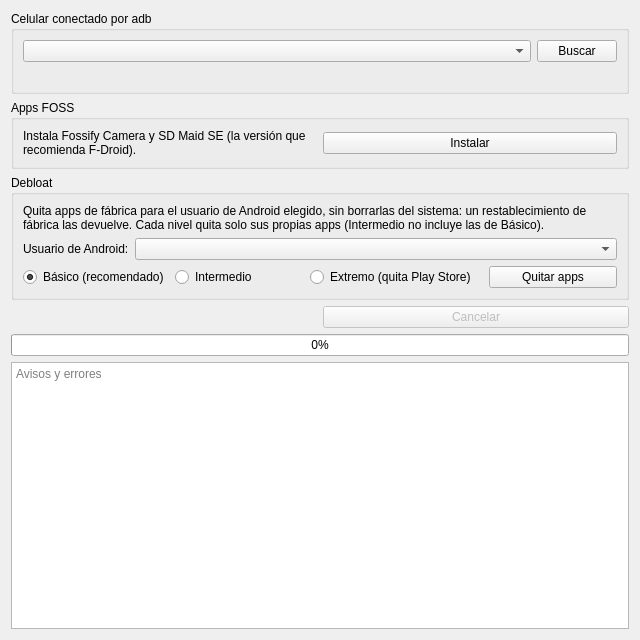
<?xml version="1.0" encoding="UTF-8"?>
<ui version="4.0">
 <class>PaginaAndroid</class>
 <widget class="QWidget" name="PaginaAndroid">
  <property name="geometry">
   <rect>
    <x>0</x>
    <y>0</y>
    <width>640</width>
    <height>640</height>
   </rect>
  </property>
  <property name="windowTitle">
   <string>Celular Android</string>
  </property>
  <layout class="QVBoxLayout" name="layoutPrincipal">
   <item>
    <widget class="QGroupBox" name="grupoCelular">
     <property name="title">
      <string>Celular conectado por adb</string>
     </property>
     <layout class="QVBoxLayout" name="layoutCelular">
      <item>
       <layout class="QHBoxLayout" name="layoutElegir">
        <item>
         <widget class="QComboBox" name="comboCelular">
          <property name="sizePolicy">
           <sizepolicy hsizetype="Expanding" vsizetype="Fixed">
            <horstretch>0</horstretch>
            <verstretch>0</verstretch>
           </sizepolicy>
          </property>
         </widget>
        </item>
        <item>
         <widget class="QPushButton" name="botonBuscar">
          <property name="primario" stdset="0">
           <bool>true</bool>
          </property>
          <property name="text">
           <string>Buscar</string>
          </property>
          <property name="icon">
           <iconset theme="view-refresh"/>
          </property>
         </widget>
        </item>
       </layout>
      </item>
      <item>
       <widget class="QLabel" name="etiquetaCelular">
        <property name="text">
         <string/>
        </property>
        <property name="wordWrap">
         <bool>true</bool>
        </property>
       </widget>
      </item>
     </layout>
    </widget>
   </item>
   <item>
    <widget class="QGroupBox" name="grupoApps">
     <property name="title">
      <string>Apps FOSS</string>
     </property>
     <layout class="QHBoxLayout" name="layoutApps">
      <item>
       <widget class="QLabel" name="etiquetaApps">
        <property name="text">
         <string>Instala Fossify Camera y SD Maid SE (la versión que recomienda F-Droid).</string>
        </property>
        <property name="wordWrap">
         <bool>true</bool>
        </property>
       </widget>
      </item>
      <item>
       <widget class="QPushButton" name="botonApps">
        <property name="text">
         <string>Instalar</string>
        </property>
        <property name="icon">
         <iconset theme="download"/>
        </property>
       </widget>
      </item>
     </layout>
    </widget>
   </item>
   <item>
    <widget class="QGroupBox" name="grupoDebloat">
     <property name="title">
      <string>Debloat</string>
     </property>
     <layout class="QVBoxLayout" name="layoutDebloat">
      <item>
       <widget class="QLabel" name="etiquetaDebloat">
        <property name="text">
         <string>Quita apps de fábrica para el usuario de Android elegido, sin borrarlas del sistema: un restablecimiento de fábrica las devuelve. Cada nivel quita solo sus propias apps (Intermedio no incluye las de Básico).</string>
        </property>
        <property name="wordWrap">
         <bool>true</bool>
        </property>
       </widget>
      </item>
      <item>
       <layout class="QHBoxLayout" name="layoutUsuario">
        <item>
         <widget class="QLabel" name="etiquetaUsuario">
          <property name="text">
           <string>Usuario de Android:</string>
          </property>
          <property name="buddy">
           <cstring>comboUsuario</cstring>
          </property>
         </widget>
        </item>
        <item>
         <widget class="QComboBox" name="comboUsuario">
          <property name="sizePolicy">
           <sizepolicy hsizetype="Expanding" vsizetype="Fixed">
            <horstretch>0</horstretch>
            <verstretch>0</verstretch>
           </sizepolicy>
          </property>
          <property name="toolTip">
           <string>Los usuarios se detectan en el celular: el principal (0) y, si los tiene, el segundo espacio, las apps duales, el perfil de trabajo…</string>
          </property>
         </widget>
        </item>
       </layout>
      </item>
      <item>
       <layout class="QHBoxLayout" name="layoutNiveles">
        <item>
         <widget class="QRadioButton" name="radioBasico">
          <property name="text">
           <string>Básico (recomendado)</string>
          </property>
          <property name="checked">
           <bool>true</bool>
          </property>
         </widget>
        </item>
        <item>
         <widget class="QRadioButton" name="radioIntermedio">
          <property name="text">
           <string>Intermedio</string>
          </property>
         </widget>
        </item>
        <item>
         <widget class="QRadioButton" name="radioExtremo">
          <property name="text">
           <string>Extremo (quita Play Store)</string>
          </property>
         </widget>
        </item>
        <item>
         <spacer name="espacioNiveles">
          <property name="orientation">
           <enum>Qt::Orientation::Horizontal</enum>
          </property>
         </spacer>
        </item>
        <item>
         <widget class="QPushButton" name="botonDebloat">
          <property name="text">
           <string>Quitar apps</string>
          </property>
          <property name="icon">
           <iconset theme="edit-delete"/>
          </property>
         </widget>
        </item>
       </layout>
      </item>
     </layout>
    </widget>
   </item>
   <item>
    <layout class="QHBoxLayout" name="layoutEstado">
     <item>
      <widget class="QLabel" name="etiquetaEstado">
       <property name="text">
        <string/>
       </property>
       <property name="wordWrap">
        <bool>true</bool>
       </property>
      </widget>
     </item>
     <item>
      <widget class="QPushButton" name="botonCancelar">
       <property name="enabled">
        <bool>false</bool>
       </property>
       <property name="text">
        <string>Cancelar</string>
       </property>
      </widget>
     </item>
    </layout>
   </item>
   <item>
    <widget class="QProgressBar" name="barraProgreso">
     <property name="value">
      <number>0</number>
     </property>
    </widget>
   </item>
   <item>
    <widget class="QPlainTextEdit" name="registro">
     <property name="readOnly">
      <bool>true</bool>
     </property>
     <property name="placeholderText">
      <string>Avisos y errores</string>
     </property>
    </widget>
   </item>
  </layout>
 </widget>
 <resources/>
 <connections/>
</ui>
